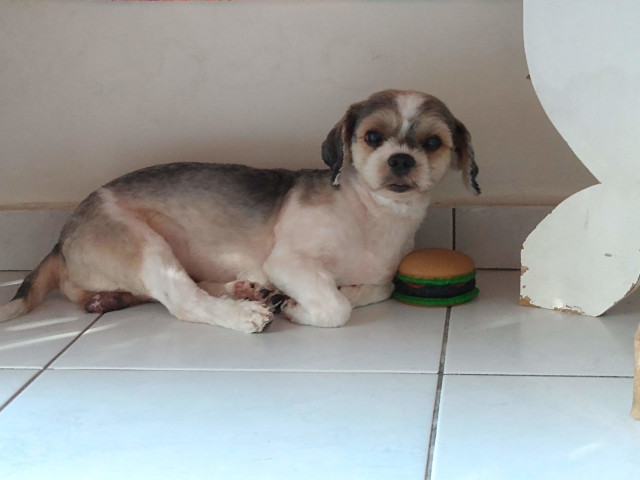
//> input picture computer_vision/split_channels/entrada_q3b.png, 640 x 480 px
$ ./main entrada_q3b.png   (built with g++ and OpenCV 4)
//> lines starting //> are read from the running program, lines starting //| are printed output that depends on the picture
//Programa que separa os três canais (RGB) e exibi uma imagem de cada canal
#include <opencv2/opencv.hpp>
using namespace cv;

int main(int argc, char**argv)
{
  Mat img;
  Mat ch[3];

  img = imread(argv[1],CV_LOAD_IMAGE_COLOR);
//> img is the input picture: 480 rows x 640 cols, CV_8UC3; mean B, G, R 156.2, 158.6, 158.4

  if(!img.data){
    std::cout << "imagem nao carregou corretamente\n";
    return(-1);
  }
  imshow("Original", img);

  ch[0] = Mat(img.size(), CV_8UC3);
  ch[1] = Mat(img.size(), CV_8UC3);
  ch[2] = Mat(img.size(), CV_8UC3);

  for(int y = 0; y < img.rows; y++)
  for(int x = 0; x < img.cols; x++)
  {
    ch[0].at<Vec3b>(y,x)[0] = img.at<Vec3b>(y,x)[0];//B
    ch[1].at<Vec3b>(y,x)[1] = img.at<Vec3b>(y,x)[1];//G
    ch[2].at<Vec3b>(y,x)[2] = img.at<Vec3b>(y,x)[2];//R
  }
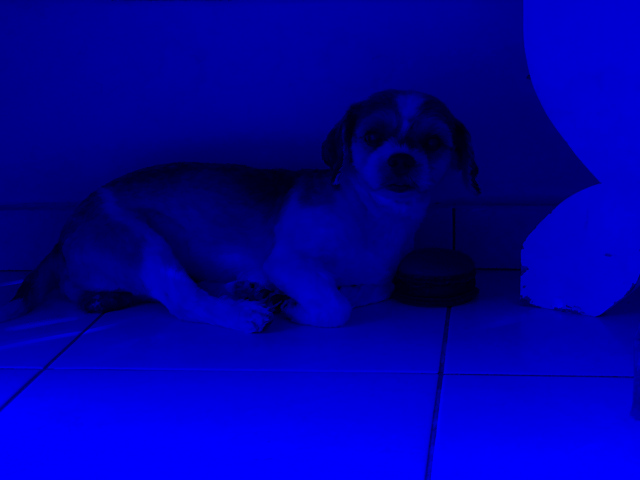
//> ch[0]: 480 rows x 640 cols, CV_8UC3; mean B, G, R 156.2, 0, 0
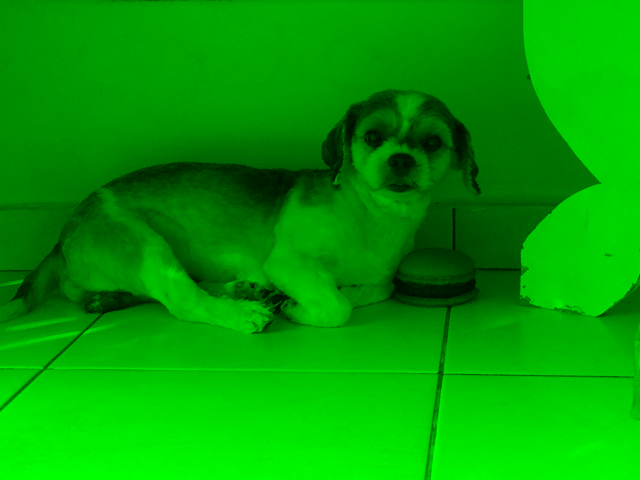
//> ch[1]: 480 rows x 640 cols, CV_8UC3; mean B, G, R 0, 158.6, 0
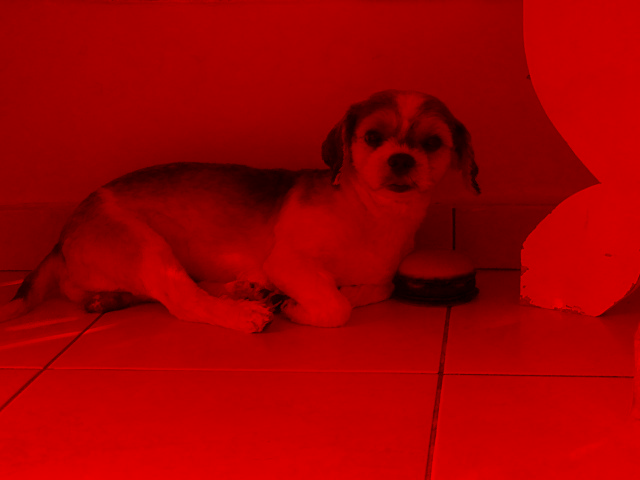
//> ch[2]: 480 rows x 640 cols, CV_8UC3; mean B, G, R 0, 0, 158.4

  imshow("Canal B", ch[0]);
  imshow("Canal G", ch[1]);
  imshow("Canal R", ch[2]);

  imwrite("canal_B.png", ch[0]);
  imwrite("canal_G.png", ch[1]);
  imwrite("canal_R.png", ch[2]);

  imwrite("entrada_q3a.png", img);

  waitKey(0);
  return 0;
}
